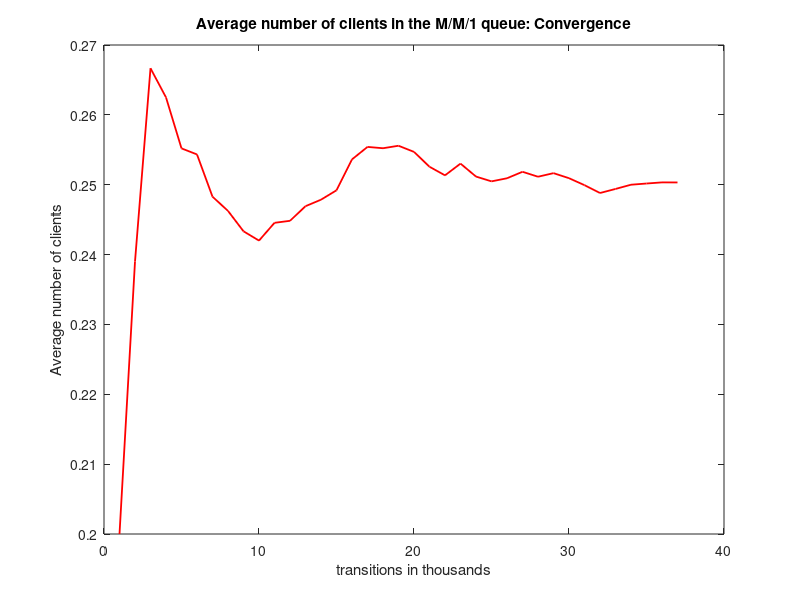
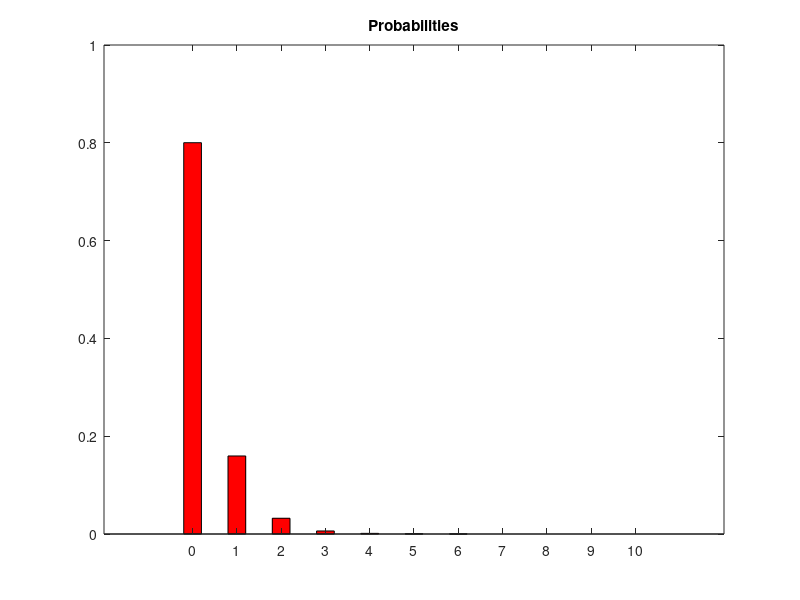
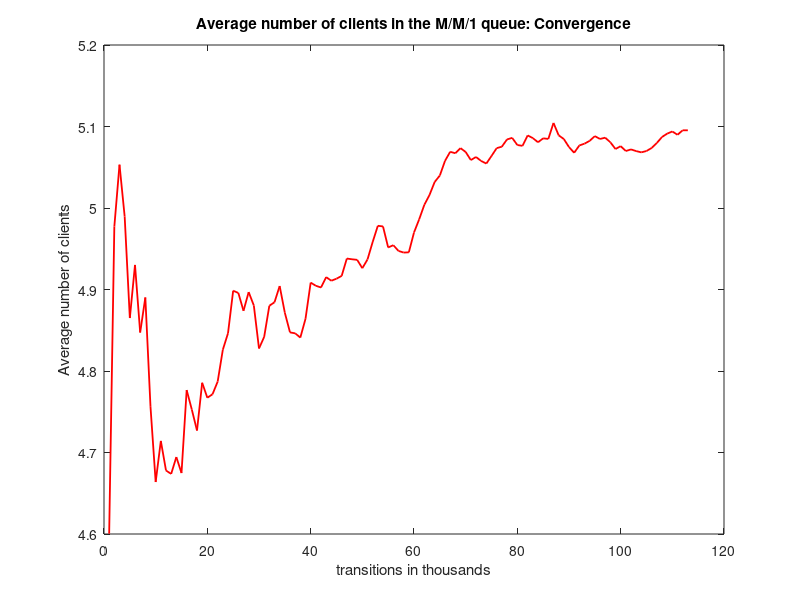
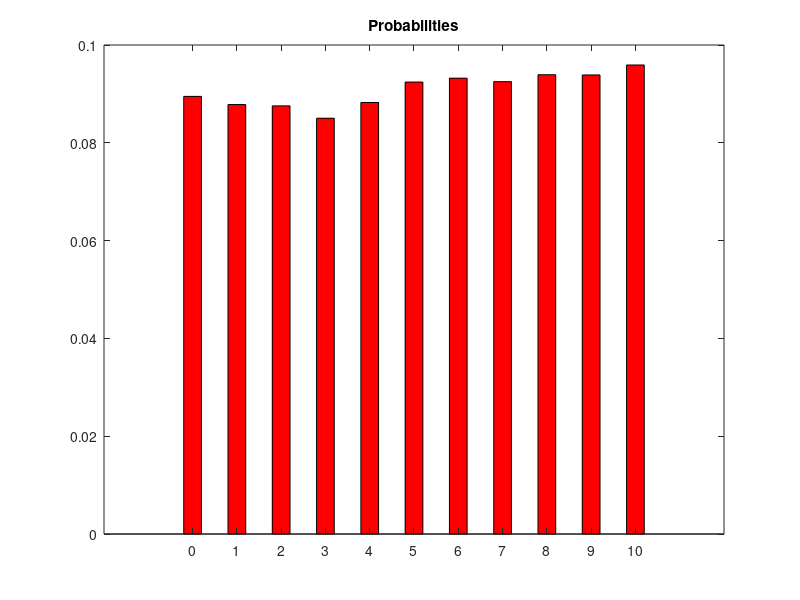

Write MATLAB code to recreate these figures, in order.
%ask2
% Note: Due to ergodicity, every state has a probability >0.

clc;
clear all;
close all;

%rand('seed', 1)

N=10;

lambda = [1, 5, 10];
m=5;

for k=1:1:3
rand('seed', 1)
P=[0 0 0 0 0 0 0 0 0 0 0];
arrivals=[0 0 0 0 0 0 0 0 0 0 0]; %arrivals(i)->how many arrivals i have totally
                                  %from state i, i=0- N

clear('to_plot');
total_arrivals = 0; % to measure the total number of arrivals
current_state = 0;  % holds the current state of the system
previous_mean_clients = 0; % will help in the convergence test
index = 0;
threshold(k) = lambda(k)./(lambda(k) + m); % the threshold used to calculate probabilities

transitions = 0; % holds the transitions of the simulation in transitions steps

while transitions >= 0
  transitions = transitions + 1; % one more transitions step

  if mod(transitions,1000) == 0 % check for convergence every 1000 transitions steps
    index = index + 1;
    for i=1:1:N+1
        P(i) = arrivals(i)/total_arrivals; % calcuate the probability of every state in the system
    endfor
    mean_clients = 0; % calculate the mean number of clients in the system
    for i=1:1:N+1
       mean_clients = mean_clients + (i-1).*P(i);  %mean=Σk*P(k), k=0,..., N, but the enumeration of
                                                   %array starts at one, so P(0)->P(1),..
    endfor

    to_plot(k,index) = mean_clients;    %keep track of mean value of clients every 1000 transitions

    if abs(mean_clients - previous_mean_clients) < 0.00001 || transitions > 1000000 % convergence test
      break;
    endif

    previous_mean_clients = mean_clients;
  endif

  random_number = rand(1); % generate a random number (Uniform distribution)
  if current_state == 0 || random_number < threshold(k) % arrival
    if current_state<11   %i don't count clients that come in a full system
      total_arrivals = total_arrivals + 1;
      arrivals(current_state + 1)++;
      if current_state<10
       current_state = current_state + 1;
      endif
    endif
  else % departure
    if current_state != 0 % no departure from an empty system
      current_state = current_state - 1;
    endif
  endif
endwhile

display("Probabilities of each state for λ=");
disp(lambda(k));
for i=0:1:N
  display(P(i+1));
endfor


figure(2*k-1);
plot(to_plot(k,:),"r","linewidth",1.3);
title("Average number of clients in the M/M/1 queue: Convergence");
xlabel("transitions in thousands");
ylabel("Average number of clients");
hold off

figure(2*k);
x=[0 1 2 3 4 5 6 7 8 9 10];
bar(x, P,'r',0.4);
title("Probabilities")
endfor
